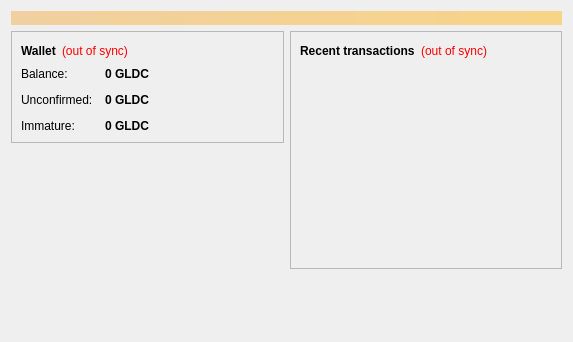
<?xml version="1.0" encoding="UTF-8"?>
<ui version="4.0">
 <class>OverviewPage</class>
 <widget class="QWidget" name="OverviewPage">
  <property name="geometry">
   <rect>
    <x>0</x>
    <y>0</y>
    <width>573</width>
    <height>342</height>
   </rect>
  </property>
  <property name="windowTitle">
   <string>Form</string>
  </property>
  <layout class="QVBoxLayout" name="topLayout">
   <item>
    <widget class="QLabel" name="labelAlerts">
     <property name="visible">
      <bool>false</bool>
     </property>
     <property name="styleSheet">
      <string notr="true">background-color: qlineargradient(x1: 0, y1: 0, x2: 1, y2: 0, stop:0 #F0D0A0, stop:1 #F8D488); color:#000000;</string>
     </property>
     <property name="wordWrap">
      <bool>true</bool>
     </property>
     <property name="margin">
      <number>3</number>
     </property>
    </widget>
   </item>
   <item>
    <layout class="QHBoxLayout" name="horizontalLayout" stretch="1,1">
     <item>
      <layout class="QVBoxLayout" name="verticalLayout_2">
       <item>
        <widget class="QFrame" name="frame">
         <property name="frameShape">
          <enum>QFrame::StyledPanel</enum>
         </property>
         <property name="frameShadow">
          <enum>QFrame::Raised</enum>
         </property>
         <layout class="QVBoxLayout" name="verticalLayout_4">
          <item>
           <layout class="QHBoxLayout" name="horizontalLayout_4">
            <item>
             <widget class="QLabel" name="label_5">
              <property name="font">
               <font>
                <weight>75</weight>
                <bold>true</bold>
               </font>
              </property>
              <property name="text">
               <string>Wallet</string>
              </property>
             </widget>
            </item>
            <item>
             <widget class="QLabel" name="labelWalletStatus">
              <property name="toolTip">
               <string>The displayed information may be out of date. Your wallet automatically synchronizes with the Goldencoin network after a connection is established, but this process has not completed yet.</string>
              </property>
              <property name="styleSheet">
               <string notr="true">QLabel { color: red; }</string>
              </property>
              <property name="text">
               <string notr="true">(out of sync)</string>
              </property>
              <property name="alignment">
               <set>Qt::AlignLeading|Qt::AlignLeft|Qt::AlignVCenter</set>
              </property>
             </widget>
            </item>
            <item>
             <spacer name="horizontalSpacer_2">
              <property name="orientation">
               <enum>Qt::Horizontal</enum>
              </property>
              <property name="sizeHint" stdset="0">
               <size>
                <width>40</width>
                <height>20</height>
               </size>
              </property>
             </spacer>
            </item>
           </layout>
          </item>
          <item>
           <layout class="QFormLayout" name="formLayout_2">
            <property name="fieldGrowthPolicy">
             <enum>QFormLayout::AllNonFixedFieldsGrow</enum>
            </property>
            <property name="horizontalSpacing">
             <number>12</number>
            </property>
            <property name="verticalSpacing">
             <number>12</number>
            </property>
            <item row="0" column="0">
             <widget class="QLabel" name="label">
              <property name="text">
               <string>Balance:</string>
              </property>
             </widget>
            </item>
            <item row="0" column="1">
             <widget class="QLabel" name="labelBalance">
              <property name="font">
               <font>
                <weight>75</weight>
                <bold>true</bold>
               </font>
              </property>
              <property name="cursor">
               <cursorShape>IBeamCursor</cursorShape>
              </property>
              <property name="toolTip">
               <string>Your current balance</string>
              </property>
              <property name="text">
               <string notr="true">0 GLDC</string>
              </property>
              <property name="textInteractionFlags">
               <set>Qt::LinksAccessibleByMouse|Qt::TextSelectableByKeyboard|Qt::TextSelectableByMouse</set>
              </property>
             </widget>
            </item>
            <item row="1" column="0">
             <widget class="QLabel" name="label_3">
              <property name="text">
               <string>Unconfirmed:</string>
              </property>
             </widget>
            </item>
            <item row="1" column="1">
             <widget class="QLabel" name="labelUnconfirmed">
              <property name="font">
               <font>
                <weight>75</weight>
                <bold>true</bold>
               </font>
              </property>
              <property name="cursor">
               <cursorShape>IBeamCursor</cursorShape>
              </property>
              <property name="toolTip">
               <string>Total of transactions that have yet to be confirmed, and do not yet count toward the current balance</string>
              </property>
              <property name="text">
               <string notr="true">0 GLDC</string>
              </property>
              <property name="textInteractionFlags">
               <set>Qt::LinksAccessibleByMouse|Qt::TextSelectableByKeyboard|Qt::TextSelectableByMouse</set>
              </property>
             </widget>
            </item>
            <item row="2" column="0">
             <widget class="QLabel" name="labelImmatureText">
              <property name="text">
               <string>Immature:</string>
              </property>
             </widget>
            </item>
            <item row="2" column="1">
             <widget class="QLabel" name="labelImmature">
              <property name="font">
               <font>
                <weight>75</weight>
                <bold>true</bold>
               </font>
              </property>
              <property name="toolTip">
               <string>Mined balance that has not yet matured</string>
              </property>
              <property name="text">
               <string notr="true">0 GLDC</string>
              </property>
              <property name="textInteractionFlags">
               <set>Qt::LinksAccessibleByMouse|Qt::TextSelectableByKeyboard|Qt::TextSelectableByMouse</set>
              </property>
             </widget>
            </item>
           </layout>
          </item>
         </layout>
        </widget>
       </item>
       <item>
        <spacer name="verticalSpacer">
         <property name="orientation">
          <enum>Qt::Vertical</enum>
         </property>
         <property name="sizeHint" stdset="0">
          <size>
           <width>20</width>
           <height>40</height>
          </size>
         </property>
        </spacer>
       </item>
      </layout>
     </item>
     <item>
      <layout class="QVBoxLayout" name="verticalLayout_3">
       <item>
        <widget class="QFrame" name="frame_2">
         <property name="frameShape">
          <enum>QFrame::StyledPanel</enum>
         </property>
         <property name="frameShadow">
          <enum>QFrame::Raised</enum>
         </property>
         <layout class="QVBoxLayout" name="verticalLayout">
          <item>
           <layout class="QHBoxLayout" name="horizontalLayout_2">
            <item>
             <widget class="QLabel" name="label_4">
              <property name="text">
               <string>&lt;b&gt;Recent transactions&lt;/b&gt;</string>
              </property>
             </widget>
            </item>
            <item>
             <widget class="QLabel" name="labelTransactionsStatus">
              <property name="toolTip">
               <string>The displayed information may be out of date. Your wallet automatically synchronizes with the Goldencoin network after a connection is established, but this process has not completed yet.</string>
              </property>
              <property name="styleSheet">
               <string notr="true">QLabel { color: red; }</string>
              </property>
              <property name="text">
               <string notr="true">(out of sync)</string>
              </property>
              <property name="alignment">
               <set>Qt::AlignRight|Qt::AlignTrailing|Qt::AlignVCenter</set>
              </property>
             </widget>
            </item>
            <item>
             <spacer name="horizontalSpacer">
              <property name="orientation">
               <enum>Qt::Horizontal</enum>
              </property>
              <property name="sizeHint" stdset="0">
               <size>
                <width>40</width>
                <height>20</height>
               </size>
              </property>
             </spacer>
            </item>
           </layout>
          </item>
          <item>
           <widget class="QListView" name="listTransactions">
            <property name="styleSheet">
             <string notr="true">QListView { background: transparent; }</string>
            </property>
            <property name="frameShape">
             <enum>QFrame::NoFrame</enum>
            </property>
            <property name="verticalScrollBarPolicy">
             <enum>Qt::ScrollBarAlwaysOff</enum>
            </property>
            <property name="horizontalScrollBarPolicy">
             <enum>Qt::ScrollBarAlwaysOff</enum>
            </property>
            <property name="selectionMode">
             <enum>QAbstractItemView::NoSelection</enum>
            </property>
           </widget>
          </item>
         </layout>
        </widget>
       </item>
       <item>
        <spacer name="verticalSpacer_2">
         <property name="orientation">
          <enum>Qt::Vertical</enum>
         </property>
         <property name="sizeHint" stdset="0">
          <size>
           <width>20</width>
           <height>40</height>
          </size>
         </property>
        </spacer>
       </item>
      </layout>
     </item>
    </layout>
   </item>
  </layout>
 </widget>
 <resources/>
 <connections/>
</ui>
